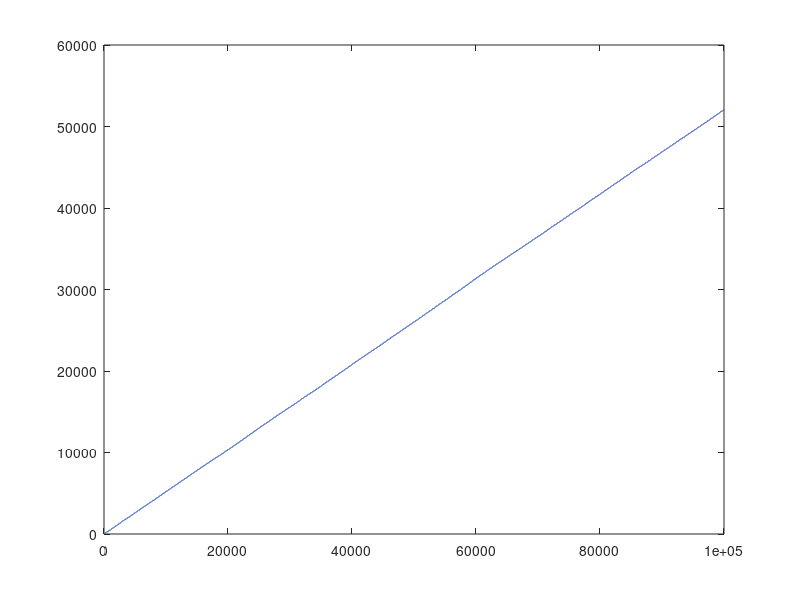

MATLAB code to generate this figure: (Note: this script raises an error after producing the figure.)
a = 0;
b = 1;
x1 = (b-a).*rand(100000,1) + a;
x2 = (b-a).*rand(100000,1) + a;
y1 = (b-a).*rand(100000,1) + a;
y2 = (b-a).*rand(100000,1) + a;
X = sqrt((x1-x2).^2+(y1-y2).^2);

PA = 0;
u = zeros(100000,1);
for i = 1:1:100000
    
    if X(i) >.5
        PA = PA + 1;
        
    end
    u(i) = PA;
end
PA = PA/100000
plot(1:100000,u)
%histogram(X);

%% Part 2

a = 0;
b = 1;
x1 = (b-a).*rand(100000,1) + a;
x2 = (b-a).*rand(100000,1) + a;
x3 = (b-a).*rand(100000,1) + a;
y1 = (b-a).*rand(100000,1) + a;
y2 = (b-a).*rand(100000,1) + a;
y3 = (b-a).*rand(100000,1) + a;
z1 = (b-a).*rand(100000,1) + a;
z2 = (b-a).*rand(100000,1) + a;
z3 = (b-a).*rand(100000,1) + a;
s1 = sqrt((x1-x2).^2+(y1-y2).^2+(z1-z2).^2);
s2 = sqrt((x1-x3).^2+(y1-y3).^2+(z1-z3).^2);
s2 = sqrt((x2-x3).^2+(y2-y3).^2+(z2-z3).^2);
X = sqrt(s1.^2+s2.^2+s3.^2);

PA = 0;
u = zeros(100000,1);
for i = 1:1:100000
    
    if X(i) >.5
        PA = PA + 1;
        
    end
    u(i) = PA;
end
PA = PA/100000
plot(1:100000,u)
histogram(X);

%% Part 3

a = 0;
b = 1;
d = 1;
Vs = 0;
for i = 1:1000000
    
    x1 = (b-a).*rand(d,1) + a;
    y = sum(x1);
    if y <= 1
        Vs = Vs+1;
    end
end
Vs = Vs/1000000
